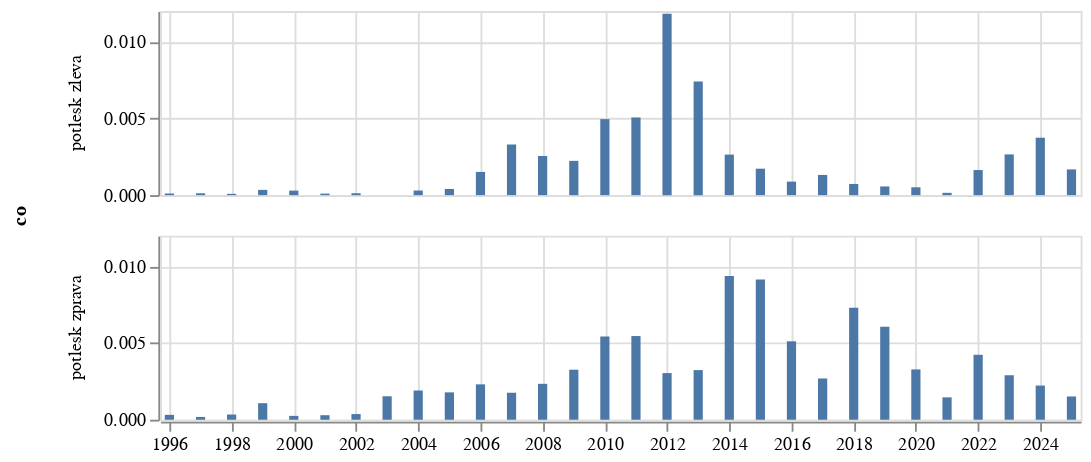

Notebook code for this chart:
### Code cell
alt.Chart(
    pl.concat([zavorka("potlesk zleva"), zavorka("potlesk zprava")]).to_pandas(),
    width = 500, height = 100
).mark_bar(
).encode(
    alt.X('datum:T', axis=alt.Axis(title=None)),
    alt.Y('podil:Q', axis=alt.Axis(title=None)),
    alt.Row('co:N')
)

### Figure 1 — Vega-Lite specification as saved in the notebook (floating-point values rounded to 4 significant figures)
{"config": {"view": {"continuousWidth": 300, "continuousHeight": 300}}, "data": {"name": "data-cbd6f0dbf6bcde8df229f342828fa9ea"}, "mark": {"type": "bar"}, "encoding": {"row": {"field": "co", "type": "nominal"}, "x": {"axis": {"title": null}, "field": "datum", "type": "temporal"}, "y": {"axis": {"title": null}, "field": "podil", "type": "quantitative"}}, "height": 100, "width": 500, "$schema": "https://vega.github.io/schema/vega-lite/v5.8.0.json", "datasets": {"data-cbd6f0dbf6bcde8df229f342828fa9ea": [{"datum": "1996-01-01T00:00:00", "text": 1, "text_right": 9349, "podil": 0.000107, "co": "potlesk zleva"}, {"datum": "1997-01-01T00:00:00", "text": 2, "text_right": 16367, "podil": 0.0001222, "co": "potlesk zleva"}, {"datum": "1998-01-01T00:00:00", "text": 1, "text_right": 11744, "podil": 8.515e-05, "co": "potlesk zleva"}, {"datum": "1999-01-01T00:00:00", "text": 7, "text_right": 20383, "podil": 0.0003434, "co": "potlesk zleva"}, {"datum": "2000-01-01T00:00:00", "text": 7, "text_right": 23721, "podil": 0.0002951, "co": "potlesk zleva"}, {"datum": "2001-01-01T00:00:00", "text": 2, "text_right": 20242, "podil": 9.88e-05, "co": "potlesk zleva"}, {"datum": "2002-01-01T00:00:00", "text": 2, "text_right": 16173, "podil": 0.0001237, "co": "potlesk zleva"}, {"datum": "2004-01-01T00:00:00", "text": 6, "text_right": 19932, "podil": 0.000301, "co": "potlesk zleva"}, {"datum": "2005-01-01T00:00:00", "text": 9, "text_right": 22401, "podil": 0.0004018, "co": "potlesk zleva"}, {"datum": "2006-01-01T00:00:00", "text": 21, "text_right": 13873, "podil": 0.001514, "co": "potlesk zleva"}, {"datum": "2007-01-01T00:00:00", "text": 45, "text_right": 13633, "podil": 0.003301, "co": "potlesk zleva"}, {"datum": "2008-01-01T00:00:00", "text": 36, "text_right": 14095, "podil": 0.002554, "co": "potlesk zleva"}, {"datum": "2009-01-01T00:00:00", "text": 37, "text_right": 16552, "podil": 0.002235, "co": "potlesk zleva"}, {"datum": "2010-01-01T00:00:00", "text": 63, "text_right": 12714, "podil": 0.004955, "co": "potlesk zleva"}, {"datum": "2011-01-01T00:00:00", "text": 90, "text_right": 17776, "podil": 0.005063, "co": "potlesk zleva"}, {"datum": "2012-01-01T00:00:00", "text": 171, "text_right": 14462, "podil": 0.01182, "co": "potlesk zleva"}, {"datum": "2013-01-01T00:00:00", "text": 71, "text_right": 9576, "podil": 0.007414, "co": "potlesk zleva"}, {"datum": "2014-01-01T00:00:00", "text": 55, "text_right": 20807, "podil": 0.002643, "co": "potlesk zleva"}, {"datum": "2015-01-01T00:00:00", "text": 37, "text_right": 21458, "podil": 0.001724, "co": "potlesk zleva"}, {"datum": "2016-01-01T00:00:00", "text": 20, "text_right": 22689, "podil": 0.0008815, "co": "potlesk zleva"}, {"datum": "2017-01-01T00:00:00", "text": 24, "text_right": 18211, "podil": 0.001318, "co": "potlesk zleva"}, {"datum": "2018-01-01T00:00:00", "text": 15, "text_right": 20550, "podil": 0.0007299, "co": "potlesk zleva"}, {"datum": "2019-01-01T00:00:00", "text": 14, "text_right": 24733, "podil": 0.000566, "co": "potlesk zleva"}, {"datum": "2020-01-01T00:00:00", "text": 12, "text_right": 23475, "podil": 0.0005112, "co": "potlesk zleva"}, {"datum": "2021-01-01T00:00:00", "text": 3, "text_right": 19879, "podil": 0.0001509, "co": "potlesk zleva"}, {"datum": "2022-01-01T00:00:00", "text": 34, "text_right": 20784, "podil": 0.001636, "co": "potlesk zleva"}, {"datum": "2023-01-01T00:00:00", "text": 65, "text_right": 24476, "podil": 0.002656, "co": "potlesk zleva"}, {"datum": "2024-01-01T00:00:00", "text": 89, "text_right": 23773, "podil": 0.003744, "co": "potlesk zleva"}, {"datum": "2025-01-01T00:00:00", "text": 21, "text_right": 12519, "podil": 0.001677, "co": "potlesk zleva"}, {"datum": "1996-01-01T00:00:00", "text": 3, "text_right": 9349, "podil": 0.0003209, "co": "potlesk zprava"}, {"datum": "1997-01-01T00:00:00", "text": 3, "text_right": 16367, "podil": 0.0001833, "co": "potlesk zprava"}, {"datum": "1998-01-01T00:00:00", "text": 4, "text_right": 11744, "podil": 0.0003406, "co": "potlesk zprava"}, {"datum": "1999-01-01T00:00:00", "text": 22, "text_right": 20383, "podil": 0.001079, "co": "potlesk zprava"}, {"datum": "2000-01-01T00:00:00", "text": 6, "text_right": 23721, "podil": 0.0002529, "co": "potlesk zprava"}, {"datum": "2001-01-01T00:00:00", "text": 6, "text_right": 20242, "podil": 0.0002964, "co": "potlesk zprava"}, {"datum": "2002-01-01T00:00:00", "text": 6, "text_right": 16173, "podil": 0.000371, "co": "potlesk zprava"}, {"datum": "2003-01-01T00:00:00", "text": 33, "text_right": 21553, "podil": 0.001531, "co": "potlesk zprava"}, {"datum": "2004-01-01T00:00:00", "text": 38, "text_right": 19932, "podil": 0.001906, "co": "potlesk zprava"}, {"datum": "2005-01-01T00:00:00", "text": 40, "text_right": 22401, "podil": 0.001786, "co": "potlesk zprava"}, {"datum": "2006-01-01T00:00:00", "text": 32, "text_right": 13873, "podil": 0.002307, "co": "potlesk zprava"}, {"datum": "2007-01-01T00:00:00", "text": 24, "text_right": 13633, "podil": 0.00176, "co": "potlesk zprava"}, {"datum": "2008-01-01T00:00:00", "text": 33, "text_right": 14095, "podil": 0.002341, "co": "potlesk zprava"}, {"datum": "2009-01-01T00:00:00", "text": 54, "text_right": 16552, "podil": 0.003262, "co": "potlesk zprava"}, {"datum": "2010-01-01T00:00:00", "text": 69, "text_right": 12714, "podil": 0.005427, "co": "potlesk zprava"}, {"datum": "2011-01-01T00:00:00", "text": 97, "text_right": 17776, "podil": 0.005457, "co": "potlesk zprava"}, {"datum": "2012-01-01T00:00:00", "text": 44, "text_right": 14462, "podil": 0.003042, "co": "potlesk zprava"}, {"datum": "2013-01-01T00:00:00", "text": 31, "text_right": 9576, "podil": 0.003237, "co": "potlesk zprava"}, {"datum": "2014-01-01T00:00:00", "text": 195, "text_right": 20807, "podil": 0.009372, "co": "potlesk zprava"}, {"datum": "2015-01-01T00:00:00", "text": 196, "text_right": 21458, "podil": 0.009134, "co": "potlesk zprava"}, {"datum": "2016-01-01T00:00:00", "text": 116, "text_right": 22689, "podil": 0.005113, "co": "potlesk zprava"}, {"datum": "2017-01-01T00:00:00", "text": 49, "text_right": 18211, "podil": 0.002691, "co": "potlesk zprava"}, {"datum": "2018-01-01T00:00:00", "text": 150, "text_right": 20550, "podil": 0.007299, "co": "potlesk zprava"}, {"datum": "2019-01-01T00:00:00", "text": 150, "text_right": 24733, "podil": 0.006065, "co": "potlesk zprava"}, {"datum": "2020-01-01T00:00:00", "text": 77, "text_right": 23475, "podil": 0.00328, "co": "potlesk zprava"}, {"datum": "2021-01-01T00:00:00", "text": 29, "text_right": 19879, "podil": 0.001459, "co": "potlesk zprava"}, {"datum": "2022-01-01T00:00:00", "text": 88, "text_right": 20784, "podil": 0.004234, "co": "potlesk zprava"}, {"datum": "2023-01-01T00:00:00", "text": 71, "text_right": 24476, "podil": 0.002901, "co": "potlesk zprava"}, {"datum": "2024-01-01T00:00:00", "text": 53, "text_right": 23773, "podil": 0.002229, "co": "potlesk zprava"}, {"datum": "2025-01-01T00:00:00", "text": 19, "text_right": 12519, "podil": 0.001518, "co": "potlesk zprava"}]}}
